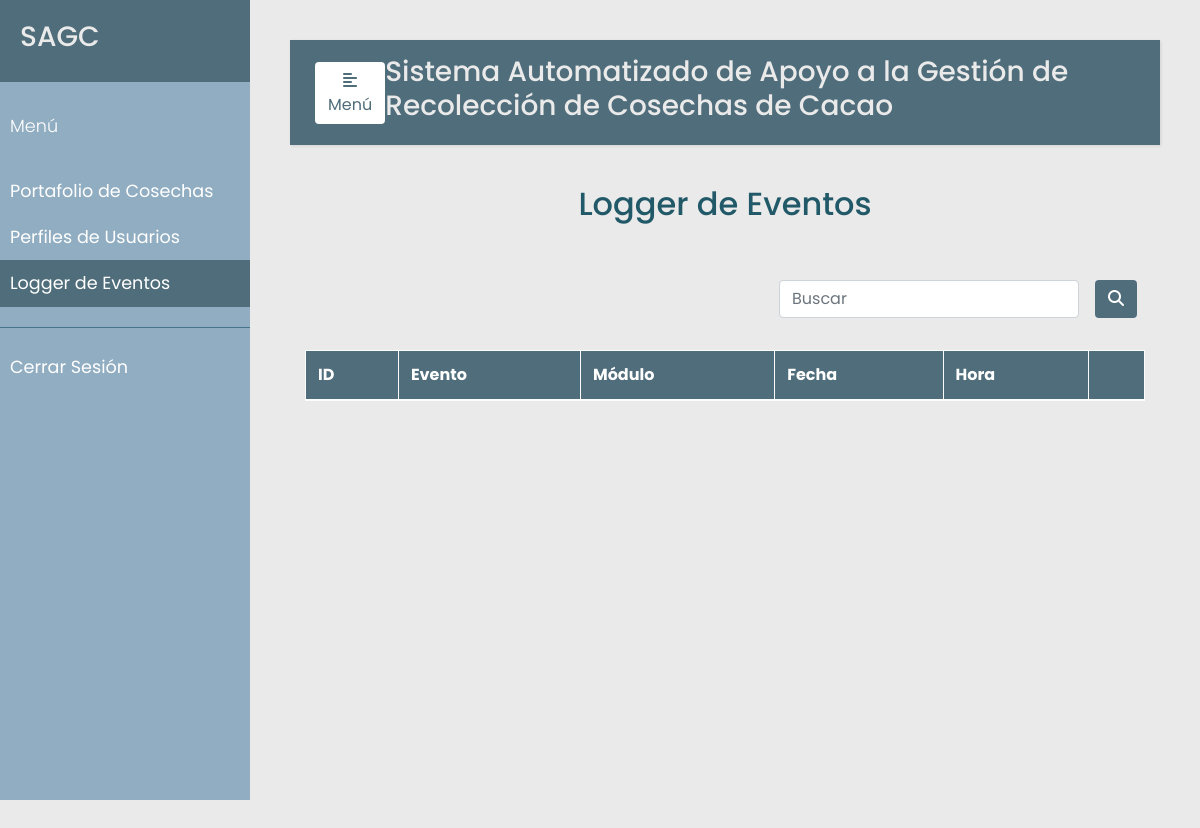
Page /eventos/ (signed in) on the earlier database version.
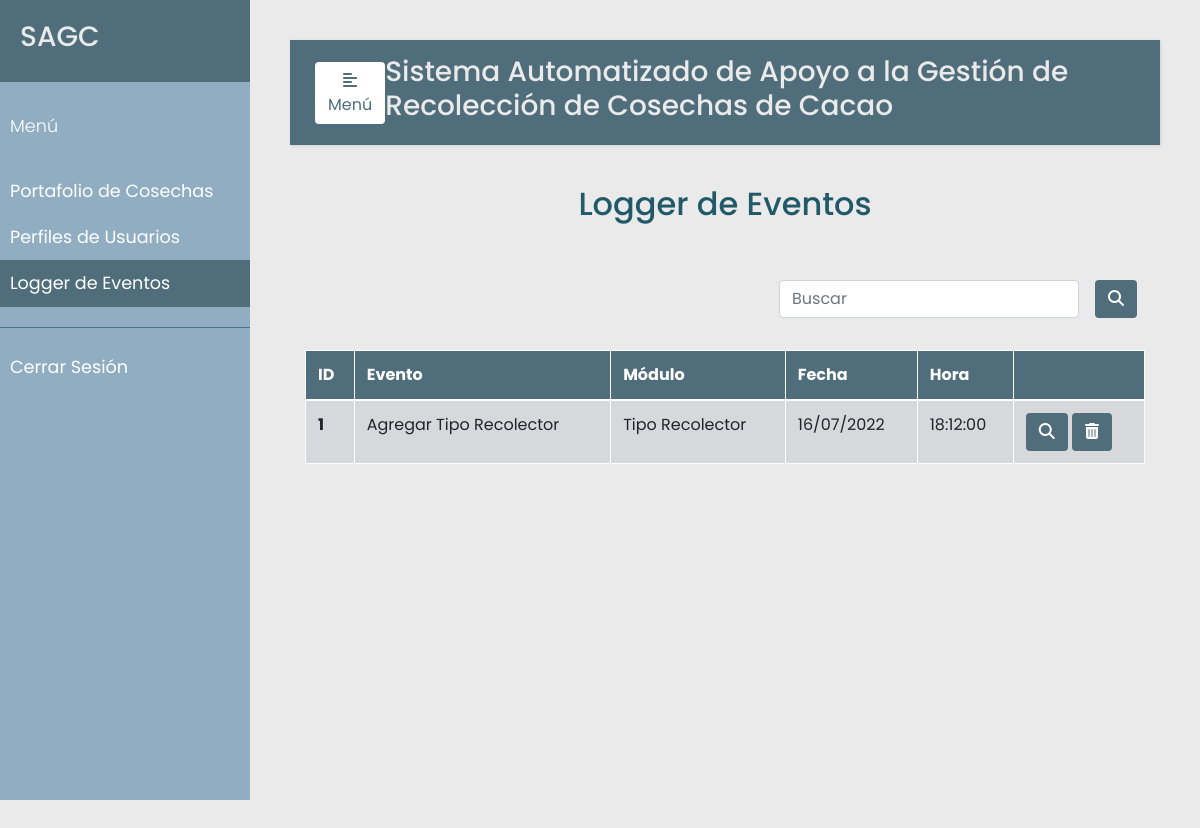
Same page on the later database version.
### src/models.py (models this page shows, shortened)
class Evento(db.Model):
    __tablename__ = 'eventos'
    id = db.Column(db.Integer, primary_key=True)
    usuario = db.Column(db.Integer, db.ForeignKey('usuarios.id'), nullable=False)
    evento = db.Column(db.String(120), nullable=False)
    modulo = db.Column(db.String(120), nullable=False)
    fecha = db.Column(db.DateTime, nullable=False)
    descripcion = db.Column(db.String(120), nullable=False)

### src/eventos.py (the view)
@app.route('/eventos/', methods=['GET'])
@login_required
def eventos():
    return render_template('eventos.html', evento=Evento.query.all())

### src/decoradores.py (called while the page is built)
def login_required(f):
    @wraps(f)
    def wrap(*args, **kwargs):
        if 'logged_in' in session:
            return f(*args, **kwargs)
        else:
            flash('Necesitas iniciar sesión primero')
            return redirect(url_for('login'))
    return wrap

### templates/eventos.html (shortened to what this page needs)
{% extends "base.html" %}
{% set active_page = "eventos" %}
{% block content %}
<section class="vh-100">
    <div class="container h-100">
        <p class="text-center h2 fw-bold mb-5 mx-1 mx-md-4 mt-4">Logger de Eventos</p>
        <div class="d-flex flex-row-reverse bd-highlight">
            <div class="p-2 bd-highlight" style="display:flex; align-content: flex-end;">
              <form action='/eventos/search' method="post" class="form-inline" style="justify-content: flex-end">
                <input class="form-control mr-3 w-75" type="text" placeholder="Buscar" aria-label="Buscar" name="search_evento">
                <button type="submit" id="search_evento" name="action-type" value="search" class="btn" style="color:#fff; background-color:#4F6D7A;">
                  <i class="fas fa-search" aria-hidden="true"></i>
                </button>
              </form>
            </div>
        </div>
        <br/>
        <table class="table table-bordered table-light table-hover">
          <thead>
            <tr>
              <th scope="col">ID</th>
              <th scope="col">Evento</th>
              <th scope="col">Módulo</th>
              <th scope="col">Fecha</th>
              <th scope="col">Hora</th>
              <th scope="col"></th>
            </tr>
          </thead>
          <tbody>
            {% for u in evento %}
            <tr {% if not u.estado %} class="table-secondary" {% endif %}>
              <th scope="row">{{u.id}}</th>
              <td >{{ u.evento}}</td>
              <td>{{ u.modulo }}</td>
              <td>{{ u.fecha.strftime("%d/%m/%Y") }}</td>
              <td>{{ u.fecha.strftime("%H:%M:%S") }}</td>
              <td>
                <a href="/eventos/{{ u.id }}/detalles">
                  <button type="button" class="btn action" data-toggle="modal"
                    data-placement="bottom" title="Detallar Evento" data-target="#list-modal-{{u.id}}">
                    <i class="fas fa-search" aria-hidden="true"></i>
                  </button>
                </a>
                <button type="button" class="btn action" data-toggle="modal"
                  data-placement="bottom" title="Eliminar Evento" data-target="#delete-modal-{{u.id}}">
                    <i class="fas fa-trash-alt"></i>
                </button>
              </td>
            </tr>
            {% endfor %}
          </tbody>
        </table>
    </div>
</section>
{% endblock %}

Differences in the rows shown:
added Evento: id "1", evento "Agregar Tipo Recolector", modulo "Tipo Recolector", fecha "16/07/2022", fecha "18:12:00"
